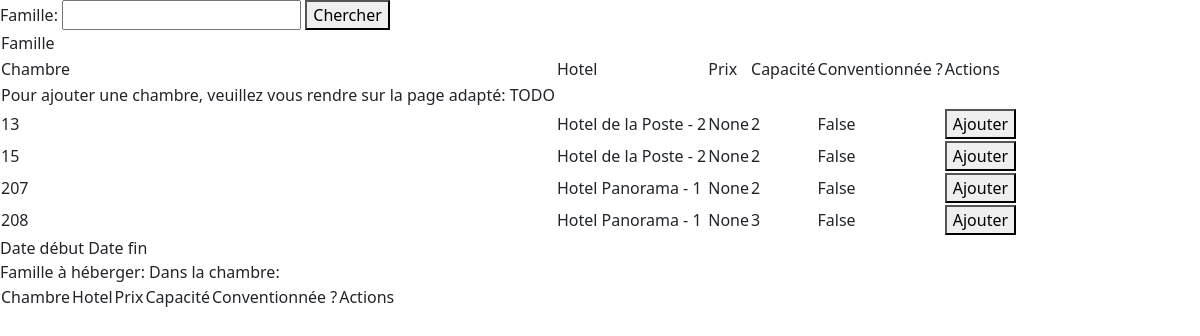
Before: /gui/nouveauPEC/ with the older database file.
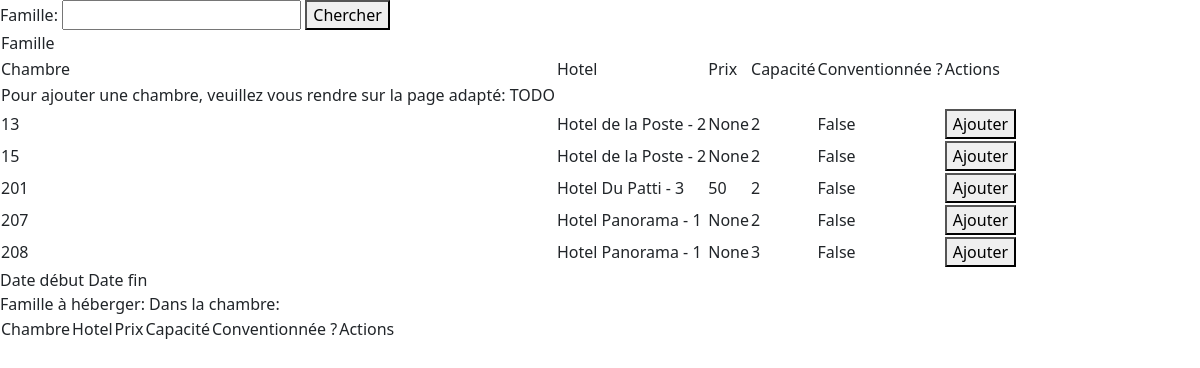
After: the same page with the newer database file.
### gui/models.py (models this page shows, shortened)
class Chambre(models.Model):
    numero = models.CharField(max_length=200)
    convention = models.BooleanField(default=False)
    capacite = models.IntegerField(default=2)
    disponible = models.BooleanField(default=False)
    prix = models.IntegerField(blank=True, null=True)
    hotel = ForeignKey(Hotel, on_delete=models.CASCADE, related_name="chambres")
    PEC = ForeignKey("PEC", on_delete=models.DO_NOTHING, blank=True, null=True, related_name="chambres")
    class Meta:
        ordering = ["numero"]

class Hotel(models.Model):
    nom = models.CharField(max_length=200)
    adresse = models.CharField(max_length=200)
    telephone = models.CharField(max_length=200)
    mail = models.EmailField()
    class Meta:
        ordering = ["nom"]
    def __str__(self):
        return self.nom + " - " + str(self.id)

### gui/views.py (the view)
# urls.py: path("nouveauPEC/", views.nouveau_PEC, name="newPEC"),
def nouveau_PEC(request, famille=None):
    families = Famille.objects.filter(Q(nom__contains=famille)) if famille else None
    chambres_disponibles = Chambre.objects.filter(PEC=None).filter(disponible=True)
    return render(request, "gui/newPEC.html",
                  {
                      "chambres_disponibles": chambres_disponibles,
                      "families": families
                  })

### templates/gui/newPEC.html (shortened to what this page needs)
<!DOCTYPE html>
<html lang="fr">
<head>
    <link href="https://cdn.jsdelivr.net/npm/bootstrap@5.0.0/dist/css/bootstrap.min.css" rel="stylesheet">
</head>
<body>
    Famille: <input type="text"> <button>Chercher</button>
    <div id="#liste-famille">
        <table>
            <tr>
                <td>Famille</td>
            </tr>
        </table>
    </div>
    <div id="#liste-chambres">
        <table div="table">
            <tr>
                <td>Chambre</td>
                <td>Hotel</td>
                <td>Prix</td>
                <td>Capacité</td>
                <td>Conventionnée ?</td>
                <td>Actions</td>
            </tr>
            <tr>
                <td>Pour ajouter une chambre, veuillez vous rendre sur la page adapté: TODO</td>
            </tr>
            {% for chambre in chambres_disponibles %}
            <tr>
                <td>{{ chambre.numero }}</td>
                <td>{{ chambre.hotel }}</td>
                <td>{{ chambre.prix }}</td>
                <td>{{ chambre.capacite }}</td>
                <td>{{ chambre.convention }}</td>
                <td><button>Ajouter</button></td>
            </tr>
            {% endfor %}
        </table>
    </div>
        Date début
        Date fin
    <div id="#resume">
        Famille à héberger:
        Dans la chambre:
        <table>
            <tr>
                <td>Chambre</td>
                <td>Hotel</td>
                <td>Prix</td>
                <td>Capacité</td>
                <td>Conventionnée ?</td>
                <td>Actions</td>
            </tr>
        </table>
    </div>
</body>
</html>

Changed rows visible on the page:
added Chambre: numero "201", hotel "Hotel Du Patti - 3", prix "50", capacite "2", convention "False"
